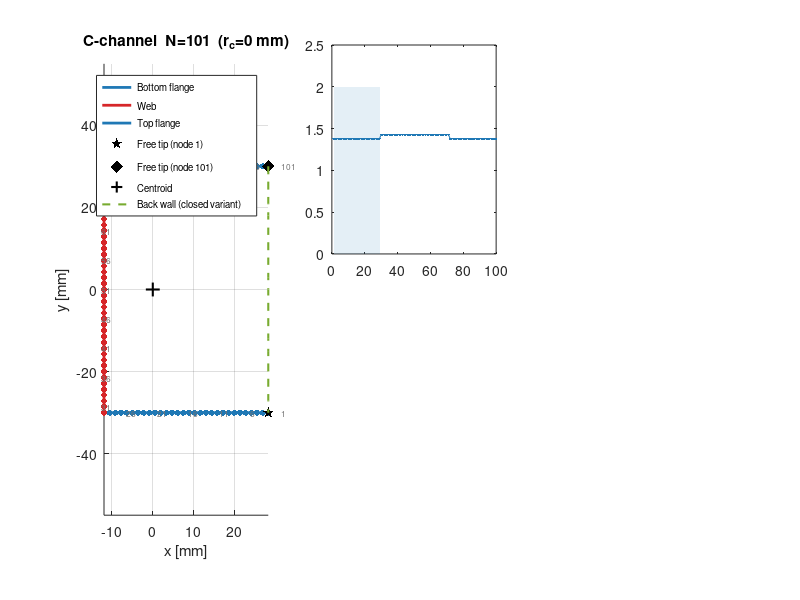

Recreate this plot in MATLAB. (Note: this script raises an error after producing the figure.)
% generate_cchannel.m
% =========================================================================
% Generates a C-channel cross-section and saves it as a .mat file.
%
% ╔══════════════════════════════════════════════════════════════════════╗
% ║  OPTIMIZER COMPATIBILITY — READ BEFORE USE                         ║
% ║                                                                    ║
% ║  A C-channel is an OPEN section. The current optimizer             ║
% ║  (optimizationModule_patched_v8.py) has 5 closed-loop assumptions  ║
% ║  that are INCOMPATIBLE with open-chain connectivity:               ║
% ║                                                                    ║
% ║  (1) orderNodes(), line 133                                        ║
% ║      orderedIndices = ordered[:-1] drops the last node.            ║
% ║      For a closed loop the last entry is a start-node duplicate    ║
% ║      so this is correct. For an open chain the last entry is the   ║
% ║      actual second flange tip — dropping it silently loses a node. ║
% ║                                                                    ║
% ║  (2) nodesCoords()                                                 ║
% ║      Builds the spline overlap by appending X[-overlapCount:] at   ║
% ║      the start and X[:overlapCount] at the end — circular wrapping ║
% ║      that splices the two free flange tips together. The spline    ║
% ║      sees a false junction and assigns wrong curvature to both     ║
% ║      end nodes.                                                    ║
% ║                                                                    ║
% ║  (3) perimeterCalc()                                               ║
% ║      Uses torch.roll(orderedNodes,-1) to shift nodes by one step,  ║
% ║      creating a phantom edge from the last node (top flange tip)   ║
% ║      back to the first (bottom flange tip). Perimeter and node-    ║
% ║      length contributions at both tips are wrong.                  ║
% ║                                                                    ║
% ║  (4) smoothnessTerm()                                              ║
% ║      r_wrapped = cat([r[-1:], r, r[:1]]) enforces circular         ║
% ║      smoothness, penalising the angular gap between the two free   ║
% ║      tips as if they were neighbours on the path.                  ║
% ║                                                                    ║
% ║  (5) Cartesian2Spherical — star-shaped assumption                  ║
% ║      The optimizer fixes (theta, phi) per node and only optimises  ║
% ║      r (radial distance from centroid). This requires the section  ║
% ║      to be star-shaped from the centroid — every ray hits the wall ║
% ║      exactly once. The C-channel centroid sits inside the "C" gap; ║
% ║      rays toward the open side never reach the wall, making the    ║
% ║      parameterisation degenerate for those nodes.                  ║
% ║                                                                    ║
% ║  RESULT: feeding the open .mat into the current optimizer will     ║
% ║  silently produce incorrect geometry, forces, and gradients.       ║
% ║  The file is saved for future use once the optimizer is extended.  ║
% ║                                                                    ║
% ║  WORKAROUND (usable today):                                        ║
% ║  Set saveClosedVariant = true. A closed box section is generated   ║
% ║  by adding a back wall between the two flange tips. This is fully  ║
% ║  compatible with the current optimizer and physically represents   ║
% ║  a closed C-channel (common in crashworthiness structures where    ║
% ║  the C is bonded or riveted to a backing plate).                   ║
% ╚══════════════════════════════════════════════════════════════════════╝
%
% Geometry — midplane of thin wall, web on left, flanges pointing right:
%
%           ←── flange_w ───→
%           ┌────────────────  ← top flange tip     (segment 3 end)
%           │                  ← top flange
%   ────────┤                  ← top corner         (TL junction)
%           │ web (x = 0)
%   ────────┤                  ← bottom corner      (BL junction)
%           │                  ← bottom flange
%           └────────────────  ← bottom flange tip  (segment 1 start)
%
% Node ordering — CCW from bottom flange tip:
%   Seg 1  bottom flange : (W, −H/2) → (r_c, −H/2)          rightward→left
%  [Arc 2  bottom corner : arc r_c, θ: −π/2 → −π             CW, 90°]
%   Seg 3  web           : (0, −H/2+r_c) → (0, +H/2−r_c)    upward
%  [Arc 4  top corner    : arc r_c, θ: +π → +π/2             CW, 90°]
%   Seg 5  top flange    : (r_c, +H/2) → (W, +H/2)           leftward→right
%   (Corner arcs active only when r_c > 0)
%
%   Open chain: N nodes, N-1 edges — NO closing edge.
%
% Output .mat fields:
%   nodesCoords   [N×3]    double  — (x,y,0) mm, centroid-shifted
%   connectivity  [N-1×2]  double  — 1-based, open chain (NO closing edge)
%
%   Closed variant (saveClosedVariant = true):
%   nodesCoords_closed   [(N+n_bw)×3]
%   connectivity_closed  [(N+n_bw)×2]  — standard closed loop
%
% Dependencies: none (core MATLAB only)
%
% Francisco Arriscado / FEUP / 2026
% =========================================================================

clear; clc; close all;

%% ======================== USER PARAMETERS ================================

W         = 40;    % [mm]  Flange width (how far each flange extends from web)
H         = 60;    % [mm]  Total height (outer distance between flange midlines)
r_c       = 0;     % [mm]  Corner fillet radius  (0 = sharp corners)
                   %        If r_c > 0: must satisfy r_c < min(W, H/2)

n_total   = 100;   % Total node count across all segments
                   % Rule of thumb: 80–140 nodes

outputFile       = 'partition_data_cchannel.mat';
saveClosedVariant = true;   % Also save a back-wall-closed version
outputFileClosed  = 'partition_data_cchannel_closed.mat';

% Closed variant only: nodes on the back wall (tip-to-tip closing segment)
n_bw_closed = 20;   % Must be ≥ 2


%% ======================== INPUT VALIDATION ================================

assert(W > 0 && H > 0,  'W and H must be positive.');
assert(r_c >= 0,         'r_c must be non-negative.');
if r_c > 0
    assert(r_c < W,      'r_c must be < W (%.1f mm).', W);
    assert(r_c < H/2,    'r_c must be < H/2 (%.1f mm).', H/2);
end
assert(n_total >= 6,     'n_total should be at least 6.');


%% ======================== SEGMENT LENGTHS ================================

if r_c == 0
    % 3 straight segments
    L_bf  = W;        % bottom flange
    L_w   = H;        % web
    L_tf  = W;        % top flange
    L_c   = 0;        % no corner arcs
    n_seg = 3;
else
    % 3 straight + 2 corner arcs = 5 segments
    L_bf  = W - r_c;          % bottom flange (tip to corner tangent)
    L_c   = (pi/2) * r_c;     % each corner arc
    L_w   = H - 2*r_c;        % web (tangent to tangent)
    L_tf  = W - r_c;          % top flange (corner tangent to tip)
    n_seg = 5;
end

L_total = 2*L_bf + L_w + 2*L_c;   % total open-chain length


%% ======================== NODE COUNT PER SEGMENT =========================
% Proportional to arc length; minimum 2 nodes per segment.

if r_c == 0
    n_bf = max(2, round(n_total * L_bf / L_total));
    n_w  = max(2, round(n_total * L_w  / L_total));
    n_tf = max(2, round(n_total * L_tf / L_total));

    % Absorb rounding error into the web (longest segment)
    delta = n_total - (n_bf + n_w + n_tf);
    n_w   = max(2, n_w + delta);
    n_total = n_bf + n_w + n_tf;

    fprintf('Node split (r_c=0): n_bf=%d, n_w=%d, n_tf=%d  (total=%d)\n', ...
        n_bf, n_w, n_tf, n_total);
else
    n_bf = max(2, round(n_total * L_bf / L_total));
    n_c  = max(2, round(n_total * L_c  / L_total));
    n_w  = max(2, round(n_total * L_w  / L_total));
    n_tf = max(2, round(n_total * L_tf / L_total));

    delta = n_total - (n_bf + 2*n_c + n_w + n_tf);
    n_w   = max(2, n_w + delta);
    n_total = n_bf + 2*n_c + n_w + n_tf;

    fprintf('Node split (r_c=%.1f): n_bf=%d, n_c=%d, n_w=%d, n_tf=%d  (total=%d)\n', ...
        r_c, n_bf, n_c, n_w, n_tf, n_total);
end


%% ======================== NODE GENERATION ================================
% Convention: "include start, exclude end" — each segment contributes
% exactly n nodes starting from its first point, stopping one step before
% its last point. This avoids duplicate junction nodes when concatenating.
%
% EXCEPTION: the last segment (top flange) INCLUDES its endpoint (the tip)
% because this is an open chain — the tip is a genuine boundary node.

trim = @(pts) pts(1:end-1, :);   % drop last row (used for all but final segment)

if r_c == 0
    % ── Seg 1: bottom flange  (W, -H/2) → (0, -H/2)  left
    y_bf = -H/2;
    x1   = linspace(W, 0, n_bf + 1)';
    seg1 = trim([x1, repmat(y_bf, n_bf+1, 1)]);

    % ── Seg 2: web  (0, -H/2) → (0, +H/2)  upward
    x_w  = 0;
    y2   = linspace(-H/2, H/2, n_w + 1)';
    seg2 = trim([repmat(x_w, n_w+1, 1), y2]);

    % ── Seg 3: top flange  (0, +H/2) → (W, +H/2)  rightward  [KEEP endpoint]
    y_tf = H/2;
    x3   = linspace(0, W, n_tf + 1)';
    seg3 = [x3, repmat(y_tf, n_tf+1, 1)];   % full n_tf+1 rows, then trim below
    seg3 = seg3(1:n_tf, :);                  % n_tf nodes, endpoint = (W,H/2)

    % The true endpoint must be included for the open chain
    % so we add it explicitly:
    tip_top = [W, H/2];

    xy = [seg1; seg2; seg3; tip_top];

else
    % ── Seg 1: bottom flange  (W, -H/2) → (r_c, -H/2)
    x1   = linspace(W, r_c, n_bf + 1)';
    seg1 = trim([x1, repmat(-H/2, n_bf+1, 1)]);

    % ── Arc 2: bottom-left corner  centre (r_c, -H/2+r_c),  θ: -π/2 → -π  (CW)
    cx2 = r_c;  cy2 = -H/2 + r_c;
    th2 = linspace(-pi/2, -pi, n_c + 1)';
    seg2 = trim([cx2 + r_c*cos(th2), cy2 + r_c*sin(th2)]);

    % ── Seg 3: web  (0, -H/2+r_c) → (0, +H/2-r_c)
    y3   = linspace(-H/2+r_c, H/2-r_c, n_w + 1)';
    seg3 = trim([zeros(n_w+1, 1), y3]);

    % ── Arc 4: top-left corner  centre (r_c, +H/2-r_c),  θ: π → π/2  (CW)
    cx4 = r_c;  cy4 = H/2 - r_c;
    th4 = linspace(pi, pi/2, n_c + 1)';
    seg4 = trim([cx4 + r_c*cos(th4), cy4 + r_c*sin(th4)]);

    % ── Seg 5: top flange  (r_c, +H/2) → (W, +H/2)  [n_tf nodes + tip endpoint]
    x5   = linspace(r_c, W, n_tf + 1)';
    seg5 = [x5, repmat(H/2, n_tf+1, 1)];
    seg5 = seg5(1:n_tf, :);

    tip_top = [W, H/2];   % explicit tip endpoint

    xy = [seg1; seg2; seg3; seg4; seg5; tip_top];
end

% ── Append Z = 0
nodesCoords_raw = [xy, zeros(size(xy,1), 1)];
N_open = size(nodesCoords_raw, 1);


%% ======================== CENTROID SHIFT =================================
% Shift so that mean(nodesCoords) = (0, 0, 0).
% This is the same centroid computation the optimizer does internally, so
% pre-centering has no effect on the optimisation — it only improves
% readability of the geometry in plots and makes the spherical angles
% more interpretable for diagnostic purposes.

centroid_xy  = mean(nodesCoords_raw(:, 1:2), 1);
nodesCoords  = nodesCoords_raw;
nodesCoords(:, 1) = nodesCoords_raw(:, 1) - centroid_xy(1);
nodesCoords(:, 2) = nodesCoords_raw(:, 2) - centroid_xy(2);

fprintf('Centroid shift: (%.4f, %.4f) mm applied\n', ...
    centroid_xy(1), centroid_xy(2));
fprintf('Post-shift centroid: (%.2e, %.2e)\n', ...
    mean(nodesCoords(:,1)), mean(nodesCoords(:,2)));


%% ======================== CONNECTIVITY — OPEN CHAIN =====================
% N-1 edges, NO closing edge from node N to node 1.
% This is what distinguishes an open section from a closed loop.

connectivity = [(1:N_open-1)', (2:N_open)'];   % [N-1 × 2]


%% ======================== QUALITY CHECKS — OPEN CHAIN ===================

dx    = diff(nodesCoords(:, 1));
dy    = diff(nodesCoords(:, 2));
edgeL = sqrt(dx.^2 + dy.^2);   % N-1 edge lengths (no closing edge)

perimeter   = sum(edgeL);       % open-chain arc length
mean_edge   = mean(edgeL);
std_edge    = std(edgeL);
cv_edge     = std_edge / mean_edge;

fprintf('\n--- Quality Report (open chain) ---\n');
fprintf('Nodes         : %d\n', N_open);
fprintf('Edges         : %d  (N-1, open chain)\n', N_open-1);
fprintf('Arc length    : %.4f mm  (expected %.4f mm)\n', perimeter, L_total);
fprintf('Mean edge len : %.4f mm\n', mean_edge);
fprintf('CV (std/mean) : %.4f     (< 0.3 recommended)\n', cv_edge);

% ── Junction continuity
if r_c == 0
    gap_bl = norm(nodesCoords(n_bf,     1:2) - [-centroid_xy(1), -H/2]);
    gap_tl = norm(nodesCoords(n_bf+n_w, 1:2) - [-centroid_xy(1), +H/2]);
    fprintf('Web-flange junction gap (bottom): %.2e mm\n', gap_bl);
    fprintf('Web-flange junction gap (top)   : %.2e mm\n', gap_tl);
end


%% ======================== SAVE — OPEN CHAIN ==============================

save(outputFile, 'nodesCoords', 'connectivity');
fprintf('\n[OPEN CHAIN] Saved → %s\n', outputFile);
fprintf('  nodesCoords  [%d × 3]\n', N_open);
fprintf('  connectivity [%d × 2]  (N-1 edges, no closing edge)\n', N_open-1);
fprintf('\n*** WARNING: incompatible with current optimizer (see header). ***\n');


%% ======================== CLOSED VARIANT =================================
% Adds a back wall from top flange tip → bottom flange tip.
% The resulting section is a closed box — fully compatible with the
% current optimizer (closed-loop connectivity, star-shaped from centroid).
%
% Physical interpretation: a C-channel backed by a flat plate, which is
% a common configuration in sidepod structural ribs and crashworthiness
% test jigs.

if saveClosedVariant

    % Back wall: (W, +H/2) → (W, -H/2)  downward, after centroid shift
    x_bw = W - centroid_xy(1);   % back wall x-position after shift
    y_bw = linspace(H/2, -H/2, n_bw_closed + 1)';
    bw   = [repmat(x_bw, n_bw_closed+1, 1), y_bw, zeros(n_bw_closed+1, 1)];
    bw   = bw(1:n_bw_closed, :);   % trim endpoint (= node 1 of open chain)

    nodesCoords_closed = [nodesCoords; bw];
    N_closed = size(nodesCoords_closed, 1);

    % Standard closed-loop connectivity
    connectivity_closed = [(1:N_closed)', [2:N_closed, 1]'];

    save(outputFileClosed, ...
        'nodesCoords',   'nodesCoords_closed', ...
        'connectivity',  'connectivity_closed');

    fprintf('\n[CLOSED VARIANT] Saved → %s\n', outputFileClosed);
    fprintf('  nodesCoords_closed  [%d × 3]  (open %d + back wall %d)\n', ...
        N_closed, N_open, n_bw_closed);
    fprintf('  connectivity_closed [%d × 2]  (closed loop)\n', N_closed);
    fprintf('  To use: load nodesCoords_closed and connectivity_closed\n');
    fprintf('          set dataFileName = ''%s'' in the optimizer\n', outputFileClosed);
    fprintf('          (load these fields directly — loadData() reads nodesCoords/connectivity)\n');
    fprintf('\n  NOTE: rename the closed fields before passing to optimizer:\n');
    fprintf('    data.nodesCoords  = data.nodesCoords_closed;\n');
    fprintf('    data.connectivity = data.connectivity_closed;\n');

end


%% ======================== PLOTS ==========================================

% ── Segment colours
col_flange = [0.12 0.47 0.71];   % blue
col_web    = [0.84 0.15 0.16];   % red
col_corner = [0.49 0.18 0.56];   % purple
col_bw     = [0.47 0.67 0.19];   % green (back wall)

figure('Name', 'C-channel geometry check', 'Position', [60 60 1300 900]);

% --- Panel 1: Shape comparison (open vs closed) ---------------------------
subplot(2,3,[1 4]);
hold on; axis equal; grid on;

% Collect segment node ranges for colouring
if r_c == 0
    seg_ranges = {1:n_bf, n_bf+1:n_bf+n_w, n_bf+n_w+1:N_open};
    seg_labels_plot = {'Bottom flange','Web','Top flange'};
    seg_colors = {col_flange, col_web, col_flange};
else
    seg_ranges = {1:n_bf, n_bf+1:n_bf+n_c, ...
                  n_bf+n_c+1:n_bf+n_c+n_w, ...
                  n_bf+n_c+n_w+1:n_bf+2*n_c+n_w, ...
                  n_bf+2*n_c+n_w+1:N_open};
    seg_labels_plot = {'Bot flange','Bot corner','Web','Top corner','Top flange'};
    seg_colors = {col_flange, col_corner, col_web, col_corner, col_flange};
end

for k = 1:numel(seg_ranges)
    idx = seg_ranges{k};
    if k < numel(seg_ranges)
        idx_plt = [idx, idx(end)+1];   % connect to next segment start
    else
        idx_plt = idx;
    end
    plot(nodesCoords(idx_plt, 1), nodesCoords(idx_plt, 2), ...
        '-', 'Color', seg_colors{k}, 'LineWidth', 2.0, ...
        'DisplayName', seg_labels_plot{k});
    scatter(nodesCoords(idx, 1), nodesCoords(idx, 2), ...
        18, seg_colors{k}, 'filled', 'HandleVisibility','off');
end

% Highlight free tips
scatter(nodesCoords(1, 1),     nodesCoords(1, 2),     80, 'k', 'p', ...
    'filled', 'DisplayName', 'Free tip (node 1)');
scatter(nodesCoords(end, 1),   nodesCoords(end, 2),   80, 'k', 'd', ...
    'filled', 'DisplayName', sprintf('Free tip (node %d)', N_open));

% Mark centroid
plot(0, 0, 'k+', 'MarkerSize', 10, 'LineWidth', 1.5, 'DisplayName', 'Centroid');

% Overlay closed back wall
if saveClosedVariant
    bw_idx  = N_open + (1:n_bw_closed);
    bw_plot = [nodesCoords_closed(bw_idx, :); nodesCoords_closed(1, :)];
    plot(bw_plot(:,1), bw_plot(:,2), '--', 'Color', col_bw, ...
        'LineWidth', 1.5, 'DisplayName', 'Back wall (closed variant)');
end

% Number every ~8th node
step = max(1, floor(N_open/20));
for k = 1:step:N_open
    text(nodesCoords(k,1)*1.1 + 0.5, nodesCoords(k,2)*1.0, num2str(k), ...
        'FontSize', 6, 'Color', [0.45 0.45 0.45]);
end

legend('Location','northeast', 'FontSize', 7);
title(sprintf('C-channel  N=%d  (r_c=%.0f mm)', N_open, r_c));
xlabel('x [mm]'); ylabel('y [mm]');


% --- Panel 2: Edge length profile -----------------------------------------
subplot(2,3,2);
plot(1:N_open-1, edgeL, '.-', 'MarkerSize', 5, 'Color', col_flange);
hold on;

% Shade segments
cumN = 0;
for k = 1:numel(seg_ranges)
    nk = numel(seg_ranges{k});
    patch([cumN+1, cumN+nk, cumN+nk, cumN+1], ...
          [0,0,max(edgeL)*1.4,max(edgeL)*1.4], ...
          seg_colors{k}, 'FaceAlpha',0.12,'EdgeColor','none');
    xline(cumN+0.5,':', 'Color',[0.7 0.7 0.7], 'LineWidth', 0.6);
    cumN = cumN + nk;
end

yline(mean_edge, 'k--', sprintf('mean=%.2f mm',mean_edge), ...
    'LabelHorizontalAlignment','left','FontSize',7);
xlabel('Edge index'); ylabel('Length [mm]');
title('Edge length profile (open chain, N-1 edges)');
grid on; ylim([0, max(edgeL)*1.4]); xlim([1, N_open-1]);


% --- Panel 3: Approx RoC (FD) --------------------------------------------
subplot(2,3,3);
if N_open >= 5
    % Non-periodic FD for open chain: reflect at endpoints instead of wrap
    nc_pad = [nodesCoords(2,1:2); nodesCoords(:,1:2); nodesCoords(end-1,1:2)];
    d1 = nc_pad(3:end,:)   - nc_pad(1:end-2,:);
    d2 = nc_pad(3:end,:) - 2*nc_pad(2:end-1,:) + nc_pad(1:end-2,:);
    cross_z  = d1(:,1).*d2(:,2) - d1(:,2).*d2(:,1);
    kappa    = abs(cross_z) ./ ((d1(:,1).^2 + d1(:,2).^2).^(3/2) + 1e-12);
    RoC_approx = min(max(1./kappa, 5), 1221.95);

    semilogy(1:N_open, RoC_approx, '.-', 'MarkerSize',5,'Color',col_flange);
    hold on;
    cumN = 0;
    for k = 1:numel(seg_ranges)
        nk = numel(seg_ranges{k});
        patch([cumN+1,cumN+nk,cumN+nk,cumN+1], [1,1,3e3,3e3], ...
            seg_colors{k},'FaceAlpha',0.12,'EdgeColor','none');
        cumN = cumN + nk;
    end
    yline(5,       'r--','min clamp (5)','FontSize',7,'LabelHorizontalAlignment','left');
    yline(1221.95, 'r--','flat transition','FontSize',7,'LabelHorizontalAlignment','left');
    if r_c > 0
        yline(r_c, 'g--', sprintf('r_c=%.0f mm',r_c),'FontSize',7);
    end
    xlabel('Node index'); ylabel('RoC [mm]  (log, FD approx.)');
    title('Approx. RoC — open-chain FD (not spline)');
    grid on; ylim([3 3e3]); xlim([1 N_open]);
end


% --- Panel 4: Spherical angle coverage -----------------------------------
% Shows WHY the star-shaped assumption breaks — phi gap on the open side
subplot(2,3,5);
xy_c = nodesCoords(:,1:2);
phi_deg = atan2d(xy_c(:,2), xy_c(:,1));   % angle from centroid

scatter(xy_c(:,1), xy_c(:,2), 25, phi_deg, 'filled');
colorbar; colormap(gca, hsv);
hold on;
plot(0, 0, 'k+', 'MarkerSize', 10, 'LineWidth', 2);
axis equal; grid on;
title('Angle \phi from centroid (shows open-side gap)');
xlabel('x [mm]'); ylabel('y [mm]');

% Annotations for open side
text(W*0.6 - centroid_xy(1), 0, 'Open side\n(no nodes here)', ...
    'HorizontalAlignment','center','FontSize',7,'Color',[0.5 0.5 0.5]);


% --- Panel 5: phi vs node index — reveals non-monotonic range ------------
subplot(2,3,6);
plot(1:N_open, phi_deg, '.-', 'MarkerSize', 5, 'Color', col_flange);
hold on;
xlabel('Node index');
ylabel('\phi [deg]  (from centroid)');
title('\phi coverage — angular range of open chain');
grid on;

% Mark expected start and end angles
yline(phi_deg(1),   'b--', sprintf('Start  %.0f°', phi_deg(1)),   'FontSize',7);
yline(phi_deg(end), 'r--', sprintf('End    %.0f°', phi_deg(end)), 'FontSize',7);

angular_span = max(phi_deg) - min(phi_deg);
text(N_open*0.05, min(phi_deg) + angular_span*0.85, ...
    sprintf('Span: %.0f°\n(%.0f° missing)', angular_span, 360 - angular_span), ...
    'FontSize', 8, 'Color', [0.4 0.4 0.4]);

xlim([1 N_open]);

% Super-title
sgtitle(sprintf( ...
    'C-channel: W=%.0f H=%.0f r_c=%.0f mm  |  N=%d  |  arc-length=%.1f mm', ...
    W, H, r_c, N_open, perimeter));


fprintf('\n--- Summary ---\n');
fprintf('Open-chain file  : %s  (%d nodes, %d edges)\n', ...
    outputFile, N_open, N_open-1);
if saveClosedVariant
    fprintf('Closed-box file  : %s  (%d nodes, %d edges)\n', ...
        outputFileClosed, N_closed, N_closed);
    fprintf('\nTo run closed variant in optimizer:\n');
    fprintf('  1. In the .mat file, load ''nodesCoords_closed'' and ''connectivity_closed''\n');
    fprintf('  2. Or rename them to ''nodesCoords''/''connectivity'' before saving:\n');
    fprintf('       save(''%s'', ''nodesCoords_closed'', ''connectivity_closed'')\n', ...
        outputFileClosed);
    fprintf('     then in Python loadData() will pick them up if you rename in MATLAB first.\n');
end

fprintf('\nPanel 5 (phi coverage) is the key diagnostic:\n');
fprintf('  - Full 360° = closed section, star-shaped OK\n');
fprintf('  - Gap on open side = angle range missing = star-shaped FAILS\n');
fprintf('  - This script reports %.0f° span, %.0f° missing.\n', ...
    angular_span, 360 - angular_span);
